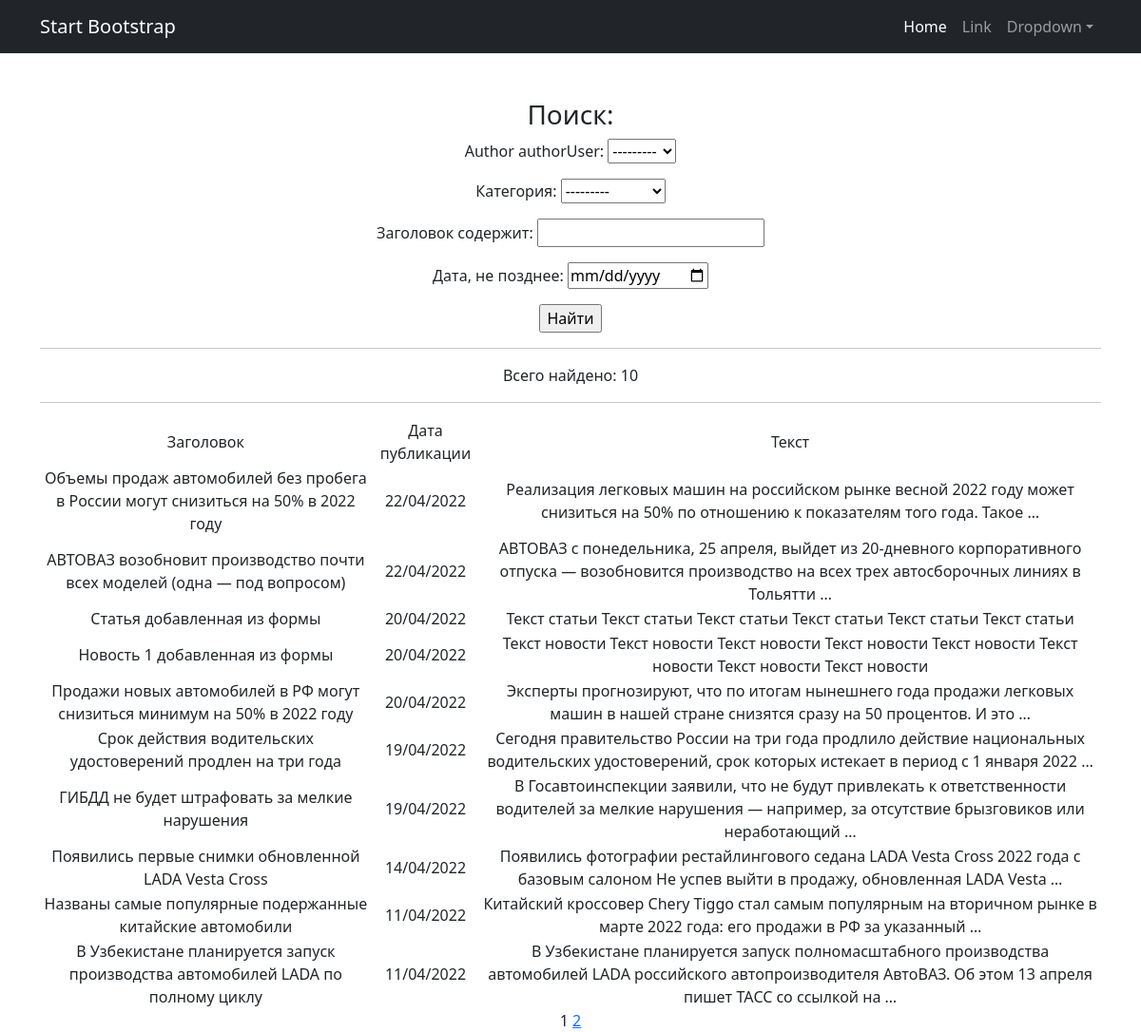
Before: /news/search with the older database file.
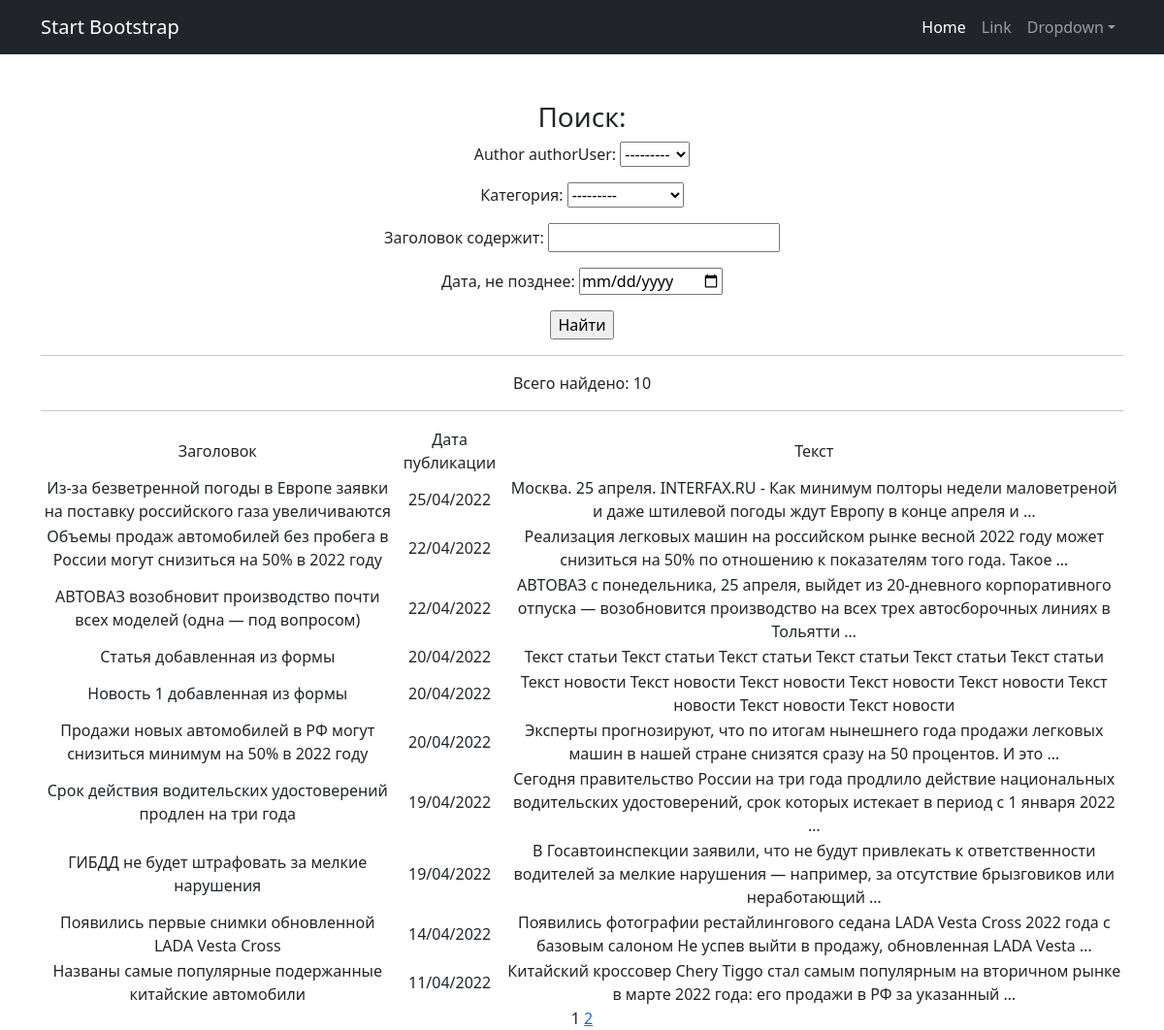
After: the same page with the newer database file.
### news/models.py (models this page shows, shortened)
class Post(models.Model):
    author = models.ForeignKey(Author, on_delete=models.CASCADE)
    timeAdding = models.DateTimeField(auto_now_add=True)
    title = models.CharField(max_length=128)
    NEWS = 'NW'
    ARTICLE = 'AR'
    CATEGORY_CHOICES = (
        (NEWS, 'Новость'),
        (ARTICLE, 'Статья'),
    )
    postType = models.CharField(max_length=2, choices=CATEGORY_CHOICES, default=NEWS)
    postCategory = models.ManyToManyField(Category, through='PostCategory')
    text = models.TextField()
    rating = models.SmallIntegerField(default=0)
    class Meta:
        verbose_name = 'Пост'
        verbose_name_plural = 'Посты'

### news/views.py (the view)
# urls.py: path('news/search', SearchList.as_view(), name='found_list'),
class SearchList(ListView):
    model = Post
    ordering = '-id'
    template_name = 'search.html'
    context_object_name = 'found_news'
    paginate_by = 10
    def get_queryset(self):
        queryset = super().get_queryset()
        self.filterset = PostFilter(self.request.GET, queryset)
        return self.filterset.qs
    def get_context_data(self, **kwargs):
        context = super().get_context_data(**kwargs)
        context['filterset'] = self.filterset
        return context

### news/models.py (called while the page is built)
    def __str__(self):
        return f'{self.name}'

### news/templatetags/custom_tags.py (called while the page is built)
@register.simple_tag(takes_context=True)
def url_replace(context, **kwargs):
    d = context['request'].GET.copy()
    for k, v in kwargs.items():
        d[k] = v
    return d.urlencode()

### templates/search.html (shortened to what this page needs)
{% extends 'flatpages/default.html' %}
{% load custom_filters %}
{% load custom_tags %}
{% block content %}
    <h3>Поиск:</h3>
    <form action="" method="get">
        {{ filterset.form.as_p }}
        <input type="submit" value="Найти" />
    </form>
    <hr>
    Всего найдено: {{found_news|length}}
    <hr>
    {% if found_news %}
        <table>
            <tr>
                <td>Заголовок</td>
                <td>Дата публикации</td>
                <td>Текст</td>
            </tr>
            {% for post in found_news %}
            <tr>
                <td>{{post.title}}</td>
                <td>{{post.timeAdding|date:'d/m/Y'}}</td>
                <td>{{post.text|truncatewords:20}}</td>
            </tr>
            {% endfor %}
        </table>
    {% else %}
        <h2>Новостей нет!</h2>
    {% endif %}
    {{ page_obj.number }}
    {% if page_obj.has_next %}
        <a href="?{% url_replace page=page_obj.next_page_number %}">{{ page_obj.next_page_number }}</a>
    {% endif %}
{% endblock content %}

Changed rows visible on the page:
no longer on this page (row unchanged): Post: title "В Узбекистане планируется запуск производства автомобилей LADA по полному циклу", timeAdding "11/04/2022", text "В Узбекистане планируется запуск полномасштабного производства автомобилей LADA российского автопроизводителя АвтоВАЗ. Об этом 13 апреля пишет ТАСС со ссылкой на …"
added Post: title "Из-за безветренной погоды в Европе заявки на поставку российского газа увеличиваются", timeAdding "25/04/2022", text "Москва. 25 апреля. INTERFAX.RU - Как минимум полторы недели маловетреной и даже штилевой погоды ждут Европу в конце апреля и …"
